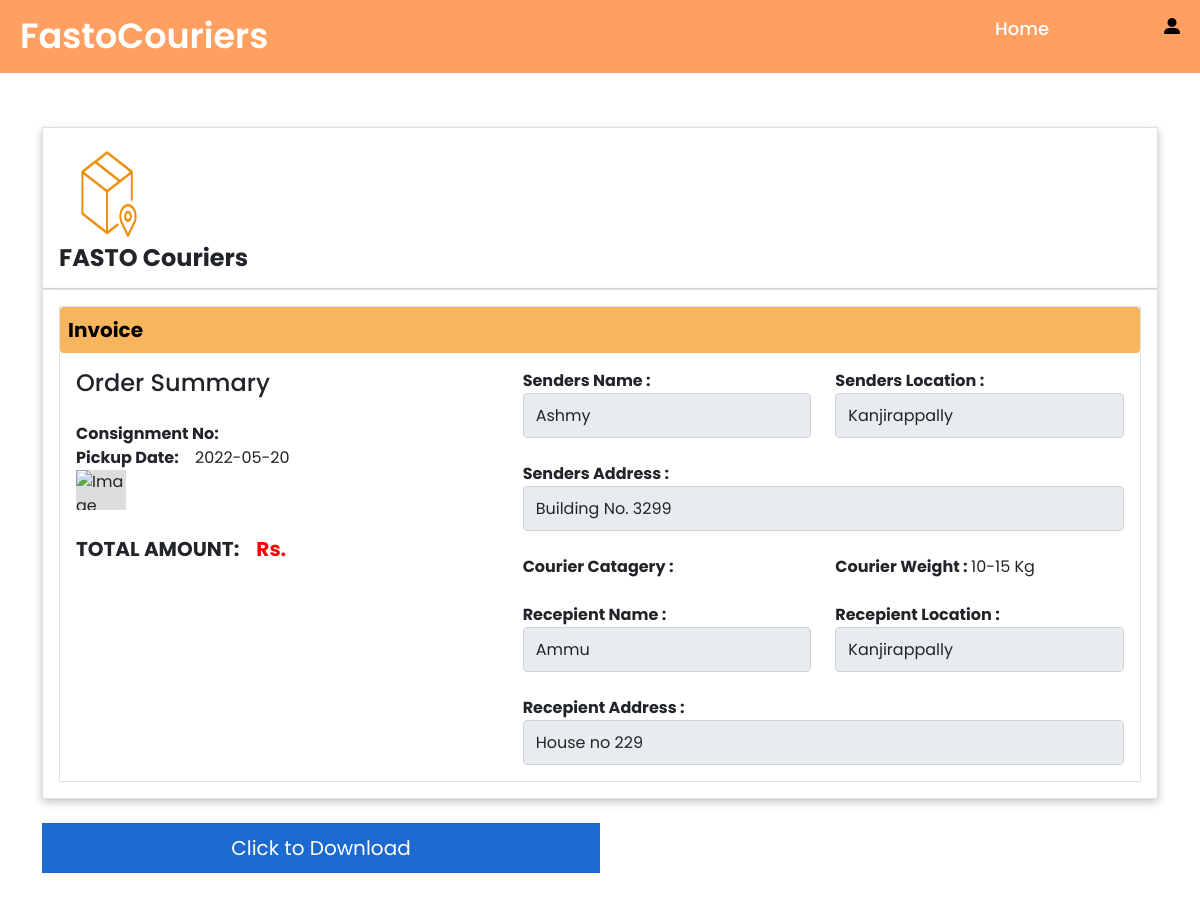
The app's page /usefull.php, older data.
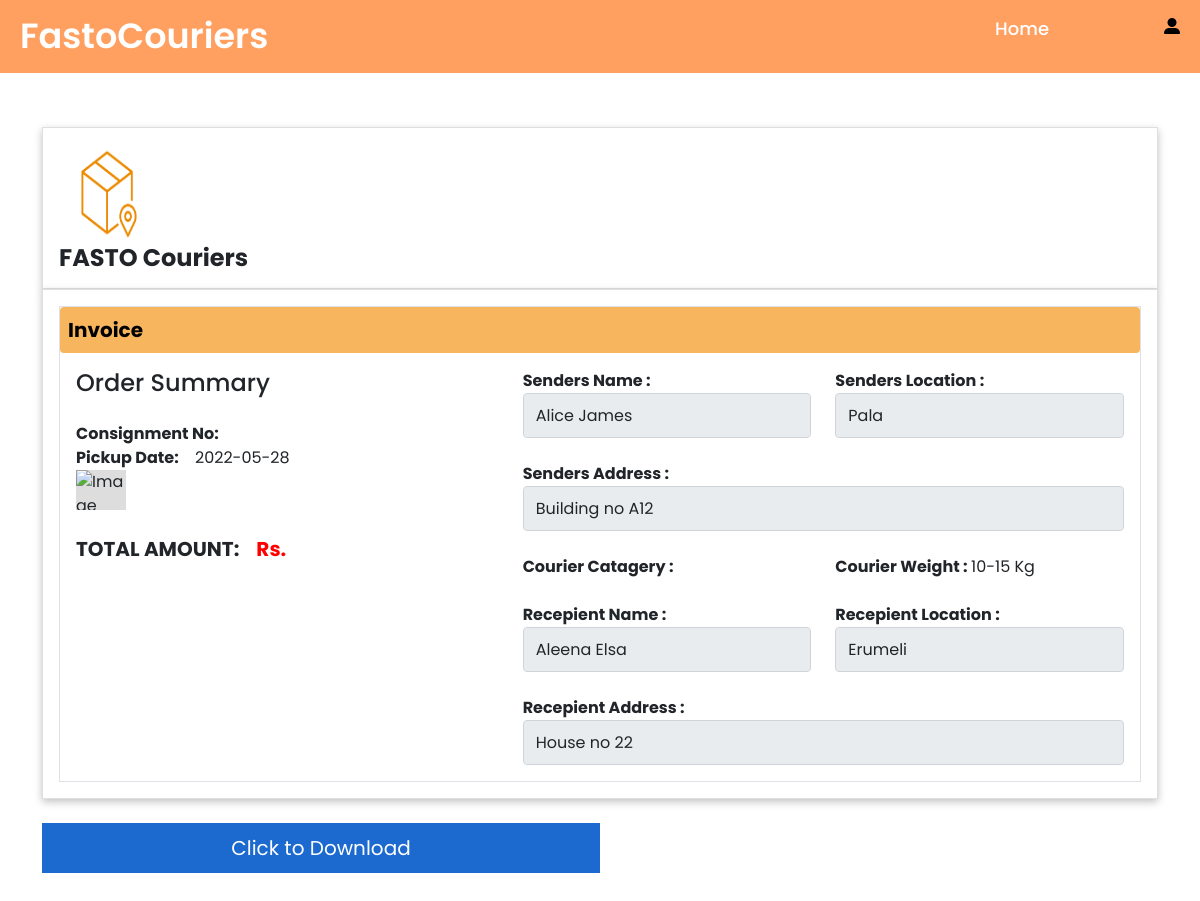
The same page, newer data.
### tables this page shows
CREATE TABLE `tbl_pickupdetails` (
  `pickup_id` int(50) NOT NULL,
  `pickup_loc` varchar(200) NOT NULL,
  `pickup_addr` varchar(200) NOT NULL,
  `pickup_ins` varchar(200) NOT NULL,
  `pickup_sender` varchar(100) NOT NULL,
  `pickup_addrtype` varchar(100) NOT NULL,
  `pickup_mobile` varchar(100) NOT NULL,
  `pickup_date` date NOT NULL,
  `pickup_time` timestamp NOT NULL DEFAULT current_timestamp() ON UPDATE current_timestamp(),
  `status` varchar(100) NOT NULL
);

CREATE TABLE `tbl_deliverydetails` (
  `delivery_id` int(11) NOT NULL,
  `delivery_loc` varchar(200) NOT NULL,
  `delivery_addr` varchar(200) NOT NULL,
  `delivery_ins` varchar(200) NOT NULL,
  `delivery_receiver` varchar(100) NOT NULL,
  `delivery_addrtype` varchar(100) NOT NULL,
  `delivery_mobile` varchar(100) NOT NULL,
  `status` varchar(100) NOT NULL
);

### usefull.php (the view, shortened to what this page needs)
<?php
include('dbcon.php');
$var=$_SESSION['name'];
$res1= mysqli_query($con,"SELECT c.*, p.* FROM tbl_courier c, tbl_pickupdetails p WHERE c.pickup_id = p.pickup_id");
    while($r1 = mysqli_fetch_array($res1)){
        $pickup_date=$r1["pickup_date"];
        $pickup_sender=$r1["pickup_sender"];
        $pickup_addr=$r1["pickup_addr"];
        $pickup_loc=$r1["pickup_loc"];
    }
$res2= mysqli_query($con,"SELECT c.*, d.* FROM tbl_courier c, tbl_deliverydetails d WHERE c.delivery_id = d.delivery_id");
    while($r2 = mysqli_fetch_array($res2)){
        $delivery_receiver=$r2["delivery_receiver"];
        $delivery_loc=$r2["delivery_loc"];
        $delivery_addr=$r2["delivery_addr"];
    }
?>
<!DOCTYPE html>
<head>
    <link rel="stylesheet" href="payment.css" />
    <link rel="stylesheet" href="css/header.css" />
    <link rel="stylesheet" href="css/footer.css" />
    <link rel="stylesheet" href="https://cdn.jsdelivr.net/npm/bootstrap@5.0.1/dist/css/bootstrap.min.css"/>
    <link rel="stylesheet" href="https://cdn.jsdelivr.net/npm/bootstrap@5.0.1/dist/js/bootstrap.bundle.min.js"/>
    <link rel="stylesheet" href="https://cdnjs.cloudflare.com/ajax/libs/jquery/3.2.1/jquery.min.js"/>
</head>
<body>
    <nav>
        <div class="menu">
        <div class="logo">
            <a href="#">FastoCouriers</a>
        </div>
        <ul>
            <li><a href="home.php">Home</a></li>
            <li style="margin-left:100px;color:black"><b>
        <i class="fas fa-user-alt"></i>
        <span><?php echo $var?></span></b></li>
        </ul>
        </div>
    </nav>
    <div class="container" id="invoice">
        <div class="row">
            <div class="col-12 mt-4">
            <div class="card p-3">
            <span class="imagestyle"><img src="images/iconbox.png"></img></span>
            <p class="mb-0 fw-bold h4">FASTO Couriers</p>
            </div>
            </div>
            <div class="col-12">
            <div class="card p-3">
            <div class="card-body border p-0">
                <p> <a class="btn btn-primary p-2 w-100 h-100 d-flex align-items-center justify-content-between" data-bs-toggle="collapse" href="#collapseExample" role="button" aria-expanded="true" aria-controls="collapseExample"> <span class="fw-bold">Invoice</span> </a> </p>
                <div class="collapse show p-3 pt-0" id="collapseExample">
                <div class="row">
                    <div class="col-lg-5 mb-lg-0 mb-3">
                        <b><p class="h4 mb-0">Order Summary</p></b><br>
                        <p class="mb-0"><span class="fw-bold">Consignment No:</span><span class="c-green"></span> </p>
                        <p class="mb-0"> <span class="fw-bold">Pickup Date: </span> <span class="fw-normal">&nbsp&nbsp&nbsp<?php echo $pickup_date;?></span> </p>
                        <div class="wrapper">
                            <div class="box box3"><img src="images/<?php echo $courier_image;?>" alt="Image Unavailable"></div>
                        </div>
                        <br><p class="mb-0"> <span class="fw-bold" style="font-size:20px;">TOTAL AMOUNT:</span> <span class="fw-bold"  style="color:red;font-size:20px;">&nbsp&nbsp Rs. <?php echo $tot_amt;?></span> </p>
                    </div>
                        <div class="col-lg-7">
                            <form action="" class="form">
                                <div class="row">
                                <div class="col-6">
                                <div class="fw-bold">Senders Name : <input type="text" class="form-control" value="<?php echo  $pickup_sender?> " readonly ></div>
                                </div>
                                <div class="col-6">
                                <div class="fw-bold">Senders Location : <input type="text" class="form-control" value="<?php echo  $pickup_loc?> " readonly ></div>
                                </div>
                                <div class="col-12">
                                <br><div class="fw-bold">Senders Address : <input type="text" class="form-control" value="<?php echo  $pickup_addr?> " readonly ></div>
                                </div>
                                <div class="col-6">
                                <br><p class="mb-0"> <span class="fw-bold">Courier Catagery : </span><span class="fw-normal"><?php echo $courier_cat;?></span> </p>
                                </div>
                                <div class="col-6">
                                <br><p class="mb-0"><span class="fw-bold">Courier Weight : </span><span class="fw-normal"><?php
                                    if($courier_weight=='1'){
                                        echo "Below 5 Kg";
                                    }
                                    else if($courier_weight=='2'){
                                        echo "6-9 Kg";
                                    }
                                    else{
                                        echo "10-15 Kg";
                                    }
                                    ?></span></p>
                                </div>
                                <div class="col-6">
                                <br><div class="fw-bold">Recepient Name : <input type="text" class="form-control" value="<?php echo   $delivery_receiver?> " readonly ></div>
                                </div>
                                <div class="col-6">
                                <br><div class="fw-bold">Recepient Location : <input type="text" class="form-control" value="<?php echo   $delivery_loc?> " readonly ></div>
                                </div>
                                <div class="col-12">
                                <br><div class="fw-bold">Recepient Address : <input type="text" class="form-control" value="<?php echo   $delivery_addr?> " readonly ></div>
                                </div>
                                </div>
                            </form>
                        </div>
                        </div>
                        </div>
                    </div>
                </div>
            </div>
        </div>
        <div class="col-6">
        <div class="btn btn-primary payment" onclick="generatePDF()"> Click to Download </div>
        </div>
    </div>
</body>
</html>

### payment.css (style rules this page uses)
* { margin: 0; padding: 0; box-sizing: border-box; font-family: 'Poppins', sans-serif }
.container { margin: 30px auto }
.container .card { width: 100%; box-shadow: rgba(0, 0, 0, 0.24) 0px 3px 8px; background: #fff; border-radius: 0px }
body { background: #eee }
.btn.btn-primary { background-color: rgb(247, 181, 94); color: black; box-shadow: none; border: none; font-size: 20px; width: 100%; height: 100% }
.container .card img { width: 100%; object-fit: fill; }
.box { height: 40px; width: 50px; display: flex; align-items: center; justify-content: center; background-color: #ddd }
.btn.btn-primary.payment { background-color: #1c6acf; color: white; border-radius: 0px; height: 50px; display: flex; align-items: center; justify-content: center; margin-top: 24px }
.form-control { width: 100%; height: 45px; font-size: 14px; border: 1px solid #DADCE0; border-radius: 0; outline: none; padding: 2px; background: none; z-index: 1; box-shadow: none }

### css/header.css (style rules this page uses)
* { margin: 0; padding: 0; box-sizing: border-box; font-family: 'Poppins',sans-serif; }
nav { background: #ffa061; width: 100%; padding: 10px 0; z-index: 12; }
nav .menu { max-width: 1250px; margin: auto; display: flex; align-items: center; justify-content: space-between; padding: 0 20px; }
.menu .logo a { text-decoration: none; color: #fff; font-size: 35px; font-weight: 600; }
.menu ul { display: inline-flex; }
.menu ul li { list-style: none; margin-left: 7px; }
.menu ul li:first-child { margin-left: 0px; }
.menu ul li a { text-decoration: none; color: rgb(255, 255, 255); font-size: 18px; font-weight: 500; padding: 8px 15px; border-radius: 5px; font-weight:bolder transition: all 0.3s ease; }

### usefull.php (style rules this page uses)
.imagestyle { width:100px; height:100px; }
img { width:100%; height:100%; }
.box img { max-width:100%; max-height:100%; vertical-align: middle; }
.box3 img { object-fit: cover; }
#invoice { box-sizing: inherit; }

Row changes from the older to the newer data that the page shows:
no longer on this page (row unchanged): tbl_pickupdetails: pickup_date "2022-05-20", pickup_sender "Ashmy", pickup_loc "Kanjirappally", pickup_addr "Building No. 3299"
no longer on this page (row unchanged): tbl_deliverydetails: delivery_receiver "Ammu", delivery_loc "Kanjirappally", delivery_addr "House no 229"
added tbl_pickupdetails: pickup_date "2022-05-28", pickup_sender "Alice James", pickup_loc "Pala", pickup_addr "Building no A12"
added tbl_deliverydetails: delivery_receiver "Aleena Elsa", delivery_loc "Erumeli", delivery_addr "House no 22"
